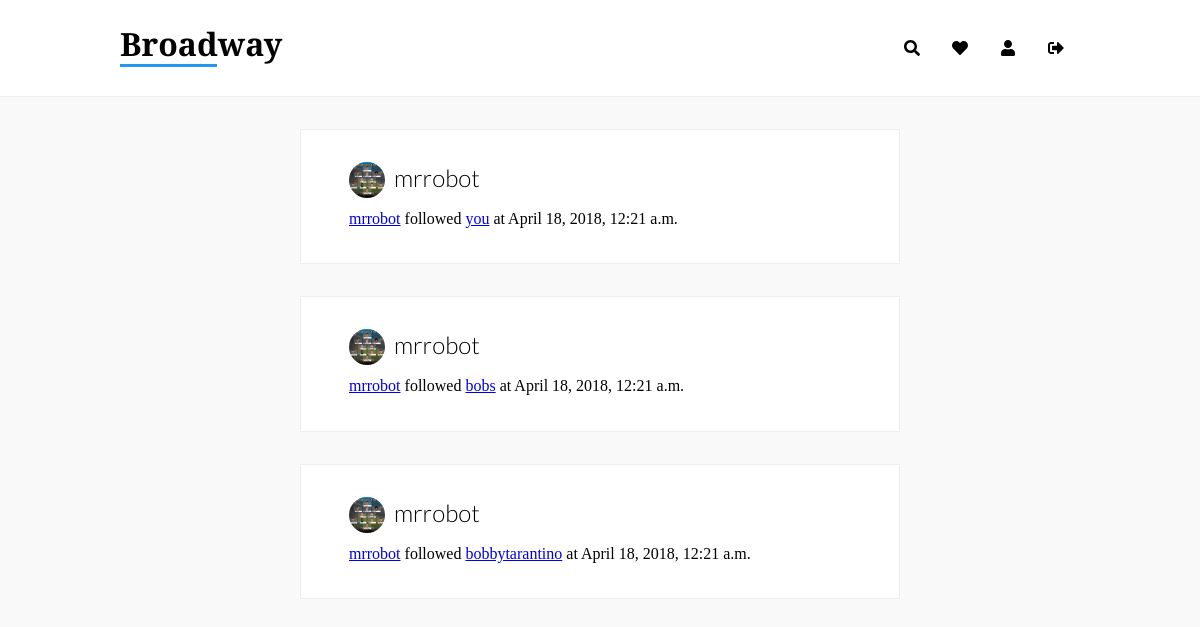
The app's page / (signed in) with its own data.
### user/models.py (models this page shows, shortened)
class Activity(models.Model):
    activity_type = models.CharField(max_length=50)
    main_user = models.ForeignKey(
        Profile,
        on_delete=models.CASCADE,
        related_name="main_user",
        null=True
    )
    movie = models.ForeignKey(
        main.models.Movie,
        on_delete=models.CASCADE,
        related_name="add_movie",
        null=True,
        blank=True
    )
    activity_user = models.ForeignKey(
        Profile,
        on_delete=models.CASCADE,
        related_name="activity_user",
        null=True,
        blank=True
    )
    created_at = models.DateTimeField(
        auto_now_add=True
    )

class Profile(models.Model):
    user = models.OneToOneField(User, on_delete=models.CASCADE)
    bio = models.TextField(max_length=512, blank=True)
    birth_date = models.DateField(null=True, blank=True)
    name = models.CharField(max_length=32, blank=True)
    profile_picture = models.ImageField(
        upload_to='static/assets/user_images/',
        default='static/assets/user_images/default.png',
        blank=True
    )
    created_at = models.DateTimeField(
        auto_now_add=True
    )
    followers = models.IntegerField(default=0)
    following = models.IntegerField(default=0)
    def __str__(self):
        return self.user.username

### main/views.py (the view)
# urls.py: path('', views.index, name='index'),
@login_required
def index(request):
    user_profile = Profile.objects.get(user=request.user)
    all_activities = Activity.objects.all().order_by('-created_at')
    following = Follow.objects.filter(main_user=user_profile)
    activities = []
    for follow_relation in following:
        activities_sub = all_activities.filter(main_user=follow_relation.followed_user)
        activities.extend(list(activities_sub))
    context = {
        'profile': user_profile,
        'activities': activities,
    }
    return render(request, 'main/index.html', context)

### templates/main/index.html (shortened to what this page needs)
{% extends "base.html" %}
{% load static %}
{% block assets %}
<link rel="stylesheet" href="{% static 'css/index.css' %}">
<link rel="stylesheet" href="{% static 'css/activity.css' %}">
{% endblock %}
{% block content %}
    {% if user.is_authenticated %}
        <div class="container small">
            {% for activity in activities %}
                <div class="section">
                    <div class="row">
                        <div class="profile-picture">
                            <img src="/{{ activity.main_user.profile_picture }}">
                        </div>
                        <div class="heading">
                            <h2>
                            {% if activity.main_user.name %}
                                {{ activity.main_user.name }}
                            {% else %}
                                {{ activity.main_user }}
                            {% endif %}
                            </h2>
                        </div>
                    </div>
                    <div class="row">
                        {% if activity.movie %}
                        {% else %}
                            <a href="/u/{{ activity.main_user }}">{{ activity.main_user }}</a>
                            {{ activity.activity_type }}
                            <a href="/u/{{ activity.activity_user }}">{% if activity.activity_user.user == request.user %}you{% else %}{{ activity.activity_user }}{% endif %}</a>
                            at {{ activity.created_at }}
                        {% endif %}
                    </div>
                </div>
            {% endfor %}
        </div>
    {% endif %}
{% endblock %}

### static/css/main.css (style rules this page uses)
html { -moz-osx-font-smoothing:grayscale;-webkit-font-smoothing:antialiased;text-rendering:optimizeLegibility;-webkit-font-feature-settings:"kern";-moz-font-feature-settings:"kern";font-feature-settings:"kern";-webkit-perspective:1000 }
body { width:100%;min-height:100vh;background:#F9F9F9 }
.container { display:block;position:relative;margin:0 10%;width:auto }
.container.small { margin:0 25% }
.section { width:auto;padding:2rem 3rem;margin:2rem 0 0 0;background:#FFFFFF;border:solid 1px #EEEEEE }

### static/css/activity.css (style rules this page uses)
.row { margin-bottom: 3px; }
.row .profile-picture { display: inline-block; width: 2.25rem; height: 2.25rem; }
.row .profile-picture img { -o-object-fit: cover; object-fit: cover; height: inherit; width: inherit; display: block; position: relative; border-radius: 50%; }
.heading { display: inline-block; height: 2rem; width: auto; margin-left: 5px; }
.heading h2 { font-size: 1.5rem; padding: 0; margin: 0; font-family: "Lato", sans-serif; font-weight: 300; display: block; top: 50%; -webkit-transform: translateY(-40%); -ms-transform: translateY(-40%); transform: translateY(-40%); }

### records on screen
Activity: main_user.profile_picture (picture), main_user "mrrobot", activity_type "followed", shows "you", created_at "April 18, 2018, 12:21 a.m."
Activity: main_user.profile_picture (picture), main_user "mrrobot", activity_type "followed", activity_user "bobs", created_at "April 18, 2018, 12:21 a.m."
Activity: main_user.profile_picture (picture), main_user "mrrobot", activity_type "followed", activity_user "bobbytarantino", created_at "April 18, 2018, 12:21 a.m."
